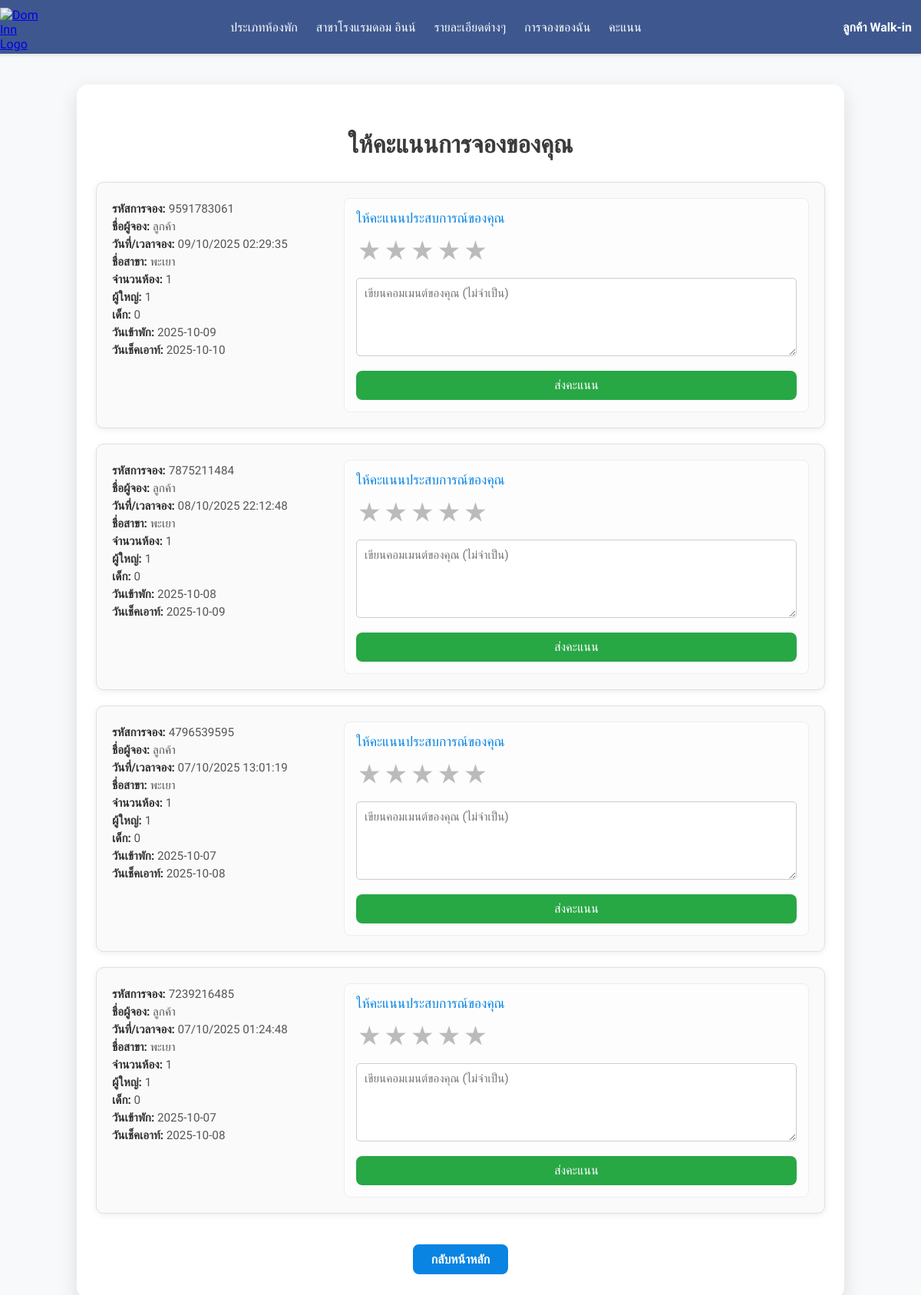
Before: /PHP/score.php (signed in) with the older database file.
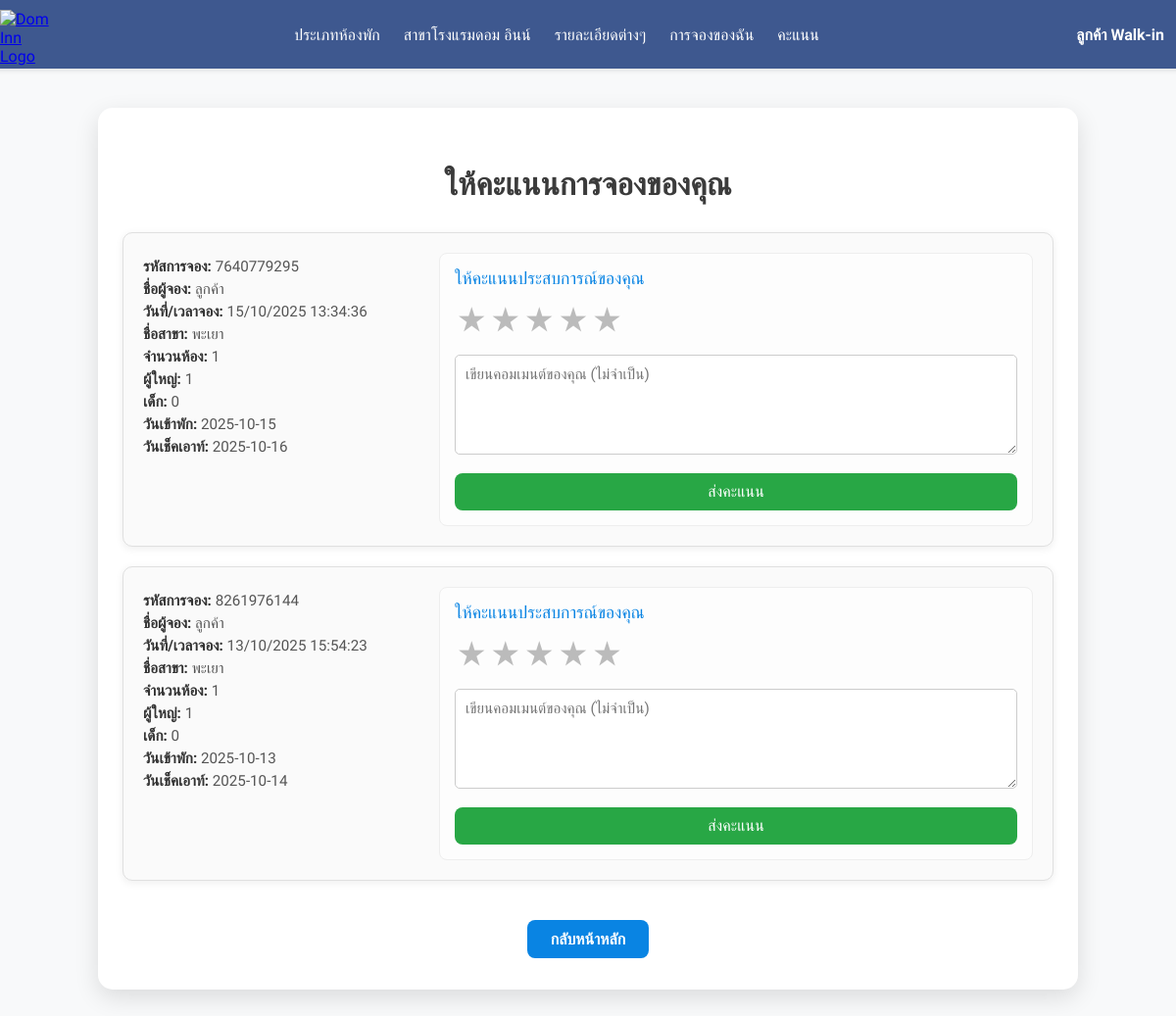
After: the same page with the newer database file.
### tables this page shows
CREATE TABLE `reservation` (
  `Reservation_Id` varchar(10) NOT NULL,
  `Guest_name` varchar(100) DEFAULT NULL,
  `Number_of_rooms` int(2) DEFAULT NULL,
  `Booking_time` datetime DEFAULT NULL,
  `Number_of_adults` int(1) DEFAULT NULL,
  `Number_of_children` int(1) DEFAULT NULL,
  `Booking_date` date DEFAULT NULL,
  `Check_out_date` date DEFAULT NULL,
  `Email_Admin` varchar(30) DEFAULT NULL,
  `Province_Id` varchar(2) DEFAULT NULL,
  `Email_member` varchar(30) DEFAULT NULL,
  `Booking_status_Id` varchar(5) DEFAULT NULL,
  `stars` decimal(2,1) DEFAULT NULL,
  `comment` text DEFAULT NULL,
  `Receipt_Id` int(10) DEFAULT NULL,
  `Total_price` int(100) NOT NULL,
  `rating_timestamp` datetime DEFAULT NULL
);

CREATE TABLE `province` (
  `Province_Id` varchar(2) NOT NULL,
  `Province_name` varchar(50) DEFAULT NULL,
  `Region_Id` varchar(2) DEFAULT NULL,
  `Address` varchar(255) NOT NULL,
  `Phone` varchar(20) NOT NULL
);

### PHP/score.php (the view, shortened to what this page needs)
<?php
include 'db.php';
$email_member = $_SESSION['email'];
$sql = "SELECT r.Reservation_Id, r.Guest_name, r.Booking_time, r.Number_of_rooms,
               r.Number_of_adults, r.Number_of_children,
               r.Booking_date, r.Check_out_date, r.Booking_status_Id,
               b.Booking_status_name,
               p.Province_name,
               r.stars,
               r.comment,
               r.rating_timestamp    /* *** เพิ่ม: ดึงคอลัมน์ rating_timestamp *** */
        FROM reservation r
        LEFT JOIN booking_status b ON r.Booking_status_Id = b.Booking_status_Id
        LEFT JOIN province p ON r.Province_Id = p.Province_Id
        WHERE r.Email_member = ?
        ORDER BY r.Check_out_date DESC, r.Booking_date DESC";
$stmt = $conn->prepare($sql);
$stmt->bind_param('s', $email_member);
$stmt->execute();
$result = $stmt->get_result();
$bookings = [];
while ($row = $result->fetch_assoc()) {
  $bookings[] = $row;
}
$status_id_completed = 7;
$First_name = $_SESSION['First_name'] ?? '';
$Last_name = $_SESSION['Last_name'] ?? '';
$full_name = trim($First_name . ' ' . $Last_name);
?>
<!DOCTYPE html>
<html lang="th">
<head>
  <link rel="stylesheet" href="../CSS/css/ino.css" />
  <link rel="stylesheet" href="https://cdnjs.cloudflare.com/ajax/libs/font-awesome/6.0.0-beta3/css/all.min.css"
 />
</head>
<body>
    <header>
      <section class="logo">
        <a href="./home.php">
          <img src="../src/images/4.png" width="50" height="50" alt="Dom Inn Logo" />
        </a>
      </section>
      <nav>
        <a href="./type.php">ประเภทห้องพัก</a>
        <a href="./branch.php">สาขาโรงแรมดอม อินน์</a>
        <a href="./details.php">รายละเอียดต่างๆ</a>
        <a href="./booking_status_pending.php">การจองของฉัน</a>
        <a href="./score.php">คะแนน</a>
      </nav>
          <?php if ($full_name && $full_name !== ' '): ?>
      <div class="user-display">
        <a href="profile.php" class="profile-link"><?= htmlspecialchars($full_name) ?></a>
      </div>
    <?php endif; ?>
    </header>
  <div class="container">
    <h2>ให้คะแนนการจองของคุณ</h2>
    <?php if (count($bookings) === 0): ?>
      <div class="no-booking">ไม่มีรายการจองในขณะนี้</div>
    <?php else: ?>
      <?php foreach ($bookings as $b): ?>
        <div class="booking-card">
          <div class="booking-info">
            <p><strong>รหัสการจอง:</strong> <?= htmlspecialchars($b['Reservation_Id']) ?></p>
            <p><strong>ชื่อผู้จอง:</strong> <?= htmlspecialchars($b['Guest_name']) ?></p>
            <p><strong>วันที่/เวลาจอง:</strong> <?= htmlspecialchars(date('d/m/Y H:i:s', strtotime($b['Booking_time']))) ?></p>
            <p><strong>ชื่อสาขา:</strong> <?= htmlspecialchars($b['Province_name'] ?? 'ไม่ระบุ') ?></p>
            <p><strong>จำนวนห้อง:</strong> <?= htmlspecialchars($b['Number_of_rooms']) ?></p>
            <p><strong>ผู้ใหญ่:</strong> <?= htmlspecialchars($b['Number_of_adults']) ?></p>
            <p><strong>เด็ก:</strong> <?= htmlspecialchars($b['Number_of_children']) ?></p>
            <p><strong>วันเข้าพัก:</strong> <?= htmlspecialchars($b['Booking_date']) ?></p>
            <p><strong>วันเช็คเอาท์:</strong> <?= htmlspecialchars($b['Check_out_date']) ?></p>
          </div>
          <div class="rating-section">
            <?php
            if ($b['Booking_status_Id'] == $status_id_completed && $b['stars'] === NULL):
            ?>
              <h4>ให้คะแนนประสบการณ์ของคุณ</h4>
              <form action="process_rating.php" method="POST">
                <div class="star-rating">
                  <input type="radio" id="star5-<?= $b['Reservation_Id'] ?>" name="stars" value="5" required /><label for="star5-<?= $b['Reservation_Id'] ?>">★</label>
                  <input type="radio" id="star4-<?= $b['Reservation_Id'] ?>" name="stars" value="4" /><label for="star4-<?= $b['Reservation_Id'] ?>">★</label>
                  <input type="radio" id="star3-<?= $b['Reservation_Id'] ?>" name="stars" value="3" /><label for="star3-<?= $b['Reservation_Id'] ?>">★</label>
                  <input type="radio" id="star2-<?= $b['Reservation_Id'] ?>" name="stars" value="2" /><label for="star2-<?= $b['Reservation_Id'] ?>">★</label>
                  <input type="radio" id="star1-<?= $b['Reservation_Id'] ?>" name="stars" value="1" /><label for="star1-<?= $b['Reservation_Id'] ?>">★</label>
                </div>
                <div class="rating-comment">
                  <textarea name="comment" placeholder="เขียนคอมเมนต์ของคุณ (ไม่จำเป็น)" rows="3"></textarea>
                </div>
                <button type="submit" class="submit-btn">ส่งคะแนน</button>
              </form>
            <?php
            endif; ?>
          </div>
        </div>
      <?php endforeach; ?>
    <?php endif; ?>
    <div style="text-align:center;">
      <a href="home.php" class="back-btn">กลับหน้าหลัก</a>
    </div>
  </div>
</body>
</html>

Changed rows visible on the page:
removed reservation: Reservation_Id "9591783061", Guest_name "ลูกค้า", Booking_time "09/10/2025 02:29:35", Province_Id.Province_name "พะเยา", Number_of_rooms "1", Number_of_adults "1", Number_of_children "0", Booking_date "2025-10-09", Check_out_date "2025-10-10"
removed reservation: Reservation_Id "7875211484", Guest_name "ลูกค้า", Booking_time "08/10/2025 22:12:48", Province_Id.Province_name "พะเยา", Number_of_rooms "1", Number_of_adults "1", Number_of_children "0", Booking_date "2025-10-08", Check_out_date "2025-10-09"
removed reservation: Reservation_Id "4796539595", Guest_name "ลูกค้า", Booking_time "07/10/2025 13:01:19", Province_Id.Province_name "พะเยา", Number_of_rooms "1", Number_of_adults "1", Number_of_children "0", Booking_date "2025-10-07", Check_out_date "2025-10-08"
removed reservation: Reservation_Id "7239216485", Guest_name "ลูกค้า", Booking_time "07/10/2025 01:24:48", Province_Id.Province_name "พะเยา", Number_of_rooms "1", Number_of_adults "1", Number_of_children "0", Booking_date "2025-10-07", Check_out_date "2025-10-08"
added reservation: Reservation_Id "7640779295", Guest_name "ลูกค้า", Booking_time "15/10/2025 13:34:36", Province_Id.Province_name "พะเยา", Number_of_rooms "1", Number_of_adults "1", Number_of_children "0", Booking_date "2025-10-15", Check_out_date "2025-10-16"
added reservation: Reservation_Id "8261976144", Guest_name "ลูกค้า", Booking_time "13/10/2025 15:54:23", Province_Id.Province_name "พะเยา", Number_of_rooms "1", Number_of_adults "1", Number_of_children "0", Booking_date "2025-10-13", Check_out_date "2025-10-14"
